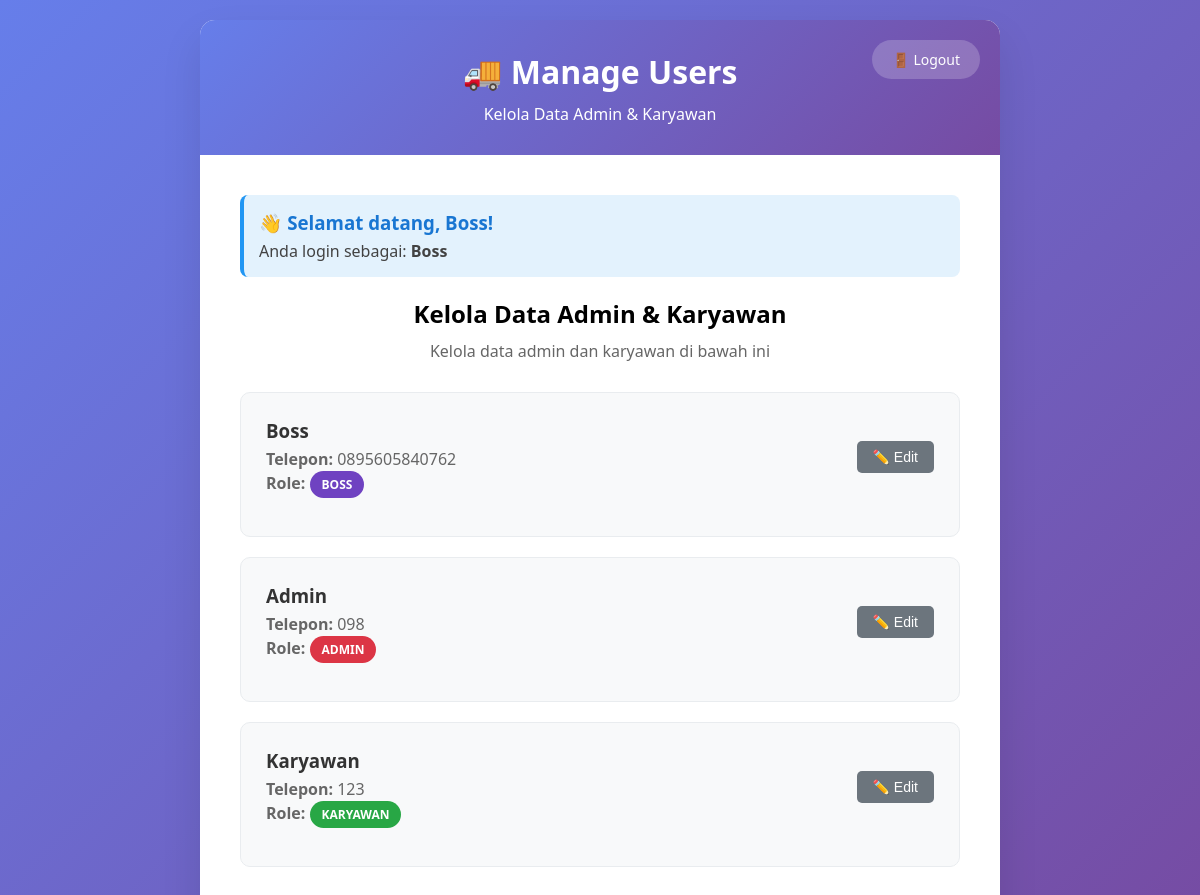
The page /admin/manage_users.php (signed in) on the database its author committed.
### tables this page shows
CREATE TABLE `users` (
  `id` int(11) NOT NULL,
  `name` varchar(100) NOT NULL,
  `phone` varchar(15) NOT NULL,
  `password` varchar(255) NOT NULL,
  `address` text NOT NULL,
  `latitude` decimal(10,8) NOT NULL,
  `longitude` decimal(11,8) NOT NULL,
  `house_photo` varchar(255) DEFAULT NULL,
  `role` enum('pembeli','karyawan','admin','boss') DEFAULT 'pembeli',
  `created_at` timestamp NOT NULL DEFAULT current_timestamp()
);

### admin/manage_users.php (the view, shortened to what this page needs)
<?php
try {
    $pdo = new PDO("mysql:host=" . DB_HOST . ";dbname=" . DB_NAME, DB_USERNAME, DB_PASSWORD);
    $pdo->setAttribute(PDO::ATTR_ERRMODE, PDO::ERRMODE_EXCEPTION);
    $pdo->setAttribute(PDO::ATTR_DEFAULT_FETCH_MODE, PDO::FETCH_ASSOC);
} catch(PDOException $e) {
    die("Koneksi database gagal: " . $e->getMessage());
}
$stmt = $pdo->prepare("SELECT id, name, phone, role FROM users WHERE role IN ('admin', 'karyawan', 'boss') ORDER BY FIELD(role, 'boss', 'admin', 'karyawan'), name");
$stmt->execute();
$users = $stmt->fetchAll();
?>
<!DOCTYPE html>
<html lang="id">
<head>
</head>
<body>
    <div class="container">
        <div class="header">
            <a href="../index.php" class="logout-btn">🚪 Logout</a>
            <h1>🚚 Manage Users</h1>
            <p>Kelola Data Admin & Karyawan</p>
        </div>
        <div class="content">
            <div class="welcome-info">
                <h3>👋 Selamat datang, <?php echo htmlspecialchars($_SESSION['user_name']); ?>!</h3>
                <p>Anda login sebagai: <strong><?php echo ucfirst($_SESSION['user_role']); ?></strong></p>
            </div>
            <div style="text-align: center; margin-bottom: 30px;">
                <h2>Kelola Data Admin & Karyawan</h2>
                <p style="color: #666; margin-top: 10px;">Kelola data admin dan karyawan di bawah ini</p>
            </div>
            <?php foreach ($users as $user): ?>
                <div class="user-card">
                    <div class="user-info">
                        <div class="user-details">
                            <h3><?php echo htmlspecialchars($user['name']); ?></h3>
                            <p><strong>Telepon:</strong> <?php echo htmlspecialchars($user['phone']); ?></p>
                            <p><strong>Role:</strong> <span class="badge badge-<?php echo $user['role']; ?>"><?php echo ucfirst($user['role']); ?></span></p>
                        </div>
                        <button type="button" class="toggle-btn" onclick="toggleUpdateForm(<?php echo $user['id']; ?>)">
                            ✏️ Edit
                        </button>
                    </div>
                </div>
            <?php endforeach; ?>
        </div>
    </div>
</body>
</html>

### admin/manage_users.php (style rules this page uses)
* { margin: 0; padding: 0; box-sizing: border-box; }
body { font-family: 'Segoe UI', Tahoma, Geneva, Verdana, sans-serif; background: linear-gradient(135deg, #667eea 0%, #764ba2 100%); min-height: 100vh; display: flex; align-items: center; justify-content: center; padding: 20px; }
.container { background: white; border-radius: 15px; box-shadow: 0 20px 40px rgba(0,0,0,0.1); overflow: hidden; max-width: 800px; width: 100%; }
.header { background: linear-gradient(135deg, #667eea 0%, #764ba2 100%); color: white; padding: 30px; text-align: center; position: relative; }
.header h1 { font-size: 2rem; margin-bottom: 10px; }
.logout-btn { position: absolute; top: 20px; right: 20px; background: rgba(255,255,255,0.2); color: white; border: none; padding: 10px 20px; border-radius: 20px; cursor: pointer; text-decoration: none; font-size: 14px; transition: background 0.3s; }
.content { padding: 40px; }
.user-card { background: #f8f9fa; border: 1px solid #e9ecef; border-radius: 10px; padding: 25px; margin-bottom: 20px; }
.user-info { display: flex; justify-content: space-between; align-items: center; margin-bottom: 15px; }
.user-details h3 { color: #333; margin-bottom: 5px; }
.user-details p { color: #666; margin: 2px 0; }
.badge { padding: 5px 12px; border-radius: 20px; font-size: 12px; font-weight: 600; text-transform: uppercase; }
.badge-boss { background: #6f42c1; color: white; }
.badge-admin { background: #dc3545; color: white; }
.badge-karyawan { background: #28a745; color: white; }
.toggle-btn { background: #6c757d; color: white; border: none; padding: 8px 16px; border-radius: 5px; cursor: pointer; font-size: 14px; }
.welcome-info { background: #e3f2fd; padding: 15px; border-radius: 8px; margin-bottom: 20px; border-left: 4px solid #2196f3; }
.welcome-info h3 { color: #1976d2; margin-bottom: 5px; }
.welcome-info p { color: #424242; margin: 0; }

### rows shown on the page
users: name "Boss", phone "0895605840762", role "BOSS"
users: name "Admin", phone "098", role "ADMIN"
users: name "Karyawan", phone "123", role "KARYAWAN"

### other values the page prints
$_SESSION['user_name'] "Boss"
$_SESSION['user_role'] "Boss"
